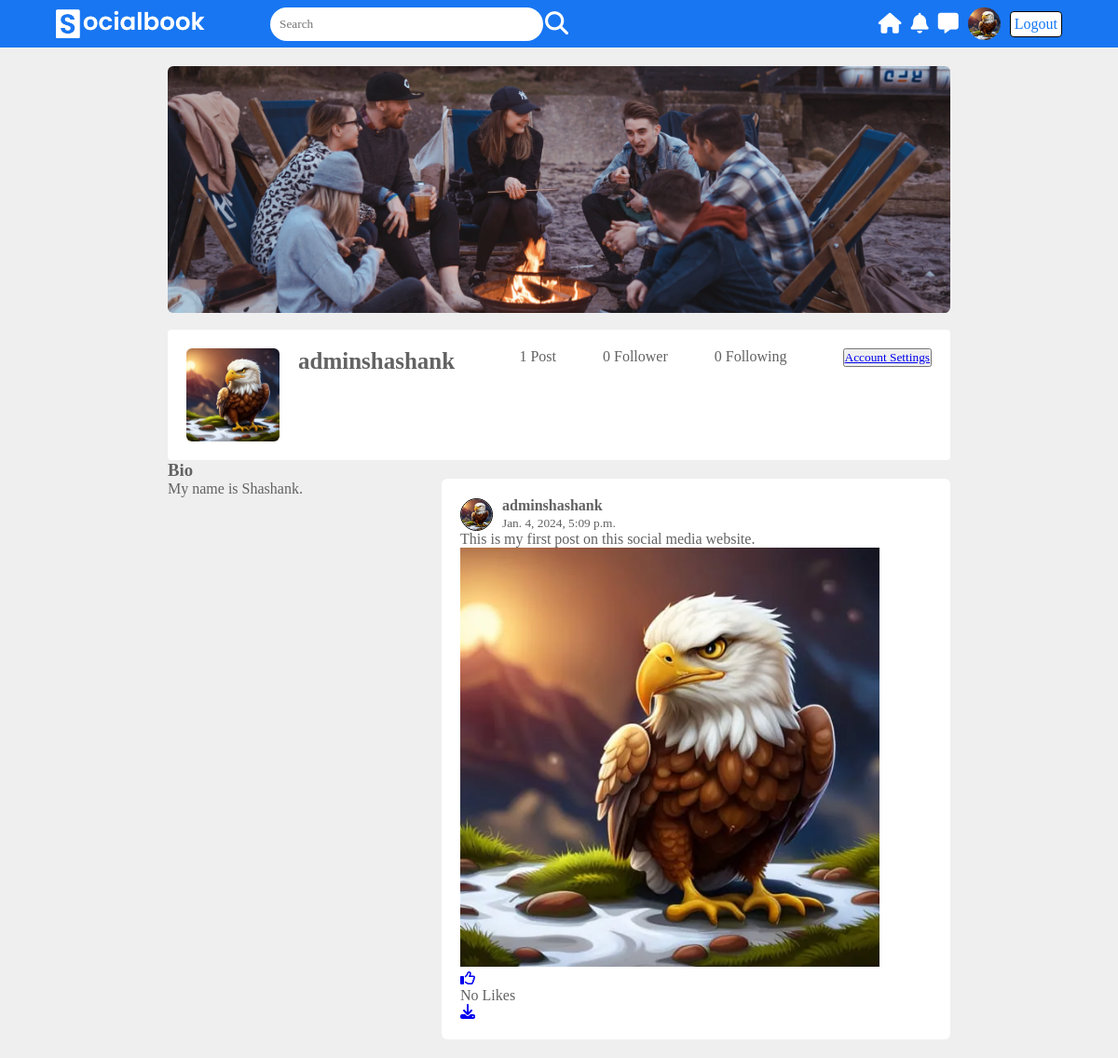
The page /profile/adminshashank (signed in) on the database its author committed.
### core/models.py (models this page shows, shortened)
class Profile(models.Model):
    user=models.ForeignKey(User,on_delete=models.CASCADE)
    id_user=models.IntegerField()
    bio=models.TextField(blank=True)
    profileimg=models.ImageField(upload_to='Page_images/profile-pics',default="static/images/blank-profile-picture.jpeg")
    location=models.CharField(max_length=100,blank=True)

class Post(models.Model):
    id=models.UUIDField(primary_key=True, default=uuid.uuid4)
    user=models.CharField(max_length=100)
    image=models.ImageField(upload_to='Page_images/post-images')
    icon=models.ImageField(null=True,default="static/images/blank-profile-picture.jpeg")
    caption=models.TextField(blank=True)
    created_at=models.DateTimeField(default=datetime.now)
    no_of_likes=models.IntegerField(default=0)

### core/views.py (the view)
# urls.py: path('profile/<str:pk>',views.profile,name='profile'),
@login_required(login_url='sign-in')
def profile(request,pk):
    Cuser_profile=Profile.objects.get(user=request.user)
    user_object=User.objects.get(username=pk)
    user_profile=Profile.objects.get(user=user_object)
    user_post=Post.objects.filter(user=pk)
    user_post_length=len(user_post)
    follower=request.user.username
    user=pk
    if FollowersCount.objects.filter(follower=follower,user=user).first():
        button_text='Unfollow'
    else:
        button_text='Follow'
    user_followers=len(FollowersCount.objects.filter(user=pk))
    user_followings=len(FollowersCount.objects.filter(follower=pk))
    context={
        'user_object':user_object,
        'user_profile':user_profile,
        'user_post':user_post,
        'user_post_length':user_post_length,
        'Cuser_profile':Cuser_profile,
        'button_text':button_text,
        'user_followers':user_followers,
        'user_followings':user_followings,
    }
    return render(request,'profile.html',context)

### templates/profile.html (shortened to what this page needs)
<!DOCTYPE html>
{% load static %}
<html>
    <head>
        <link rel="stylesheet" href="{% static 'CSS/base.css' %}">
        <link rel="stylesheet" href="{% static 'CSS/profile.css' %}">
    </head>
    <body>
        <nav>
            <div class="nav-left">
                <img src="{% static 'images/logo.png' %}" class="logo">
                <form action="/search" method="POST">
                    <div class="search-box">
                    <input type="text" name="username" placeholder="Search">
                    <button type="submit"><i class="fa-solid fa-magnifying-glass"></i></button>
                    </div>
                </form>
            </div>
            <div class="nav-right">
                <a href="/"><i class="fa-sharp fa-solid fa-house"></i></a>
                <a href="#"><i class="fa-solid fa-bell"></i></a>
                <a href="#"><i class="fa-solid fa-message"></i></a>
                <img id="nav-img" width="35" height="35" src="{{Cuser_profile.profileimg.url}}">
                <a id="logout" href="/logout">Logout</a>
            </div>
        </nav>
        <div class="profile-container">
            <img src="{% static 'images/cover.png' %}" class="cover-img">
            <div class="profile-details">
                <div class="pd-left">
                    <div class="pd-row">
                        <img src="{{user_profile.profileimg.url}}" class="pd-image">
                        <div>
                            <h3>{{user_object.username}}</h3>
                        </div>
                    </div>
                </div>
                <div class="pd-right">
                    <div class="pff">
                        <div class="post">
                            {% if user_post_length == 0 %}
                                <p>No Post</p>
                                {% elif user_post_length == 1 %}
                                <p>1 Post</p>
                                {% else %}
                                <p>{{user_post_length}} Posts</p>
                                {% endif %}
                        </div>
                        <div class="followers">
                            {% if user_followers == 1 or user_followers == 0 %}
                            <p>{{user_followers}} Follower</p>
                            {% else %}
                            <p>{{user_followers}} Followers</p>
                            {% endif %}
                        </div>
                        <div class="followings">
                            {% if user_followings == 1 or user_followings == 0 %}
                            <p>{{user_followings}} Following</p>
                            {% else %}
                            <p>{{user_followings}} Followings</p>
                            {% endif %}
                        </div>
                        <form action="/follow" method="POST">
                            {% if user_object.username == user.username %}
                            <button><a href="/settings">Account Settings</a></button>
                            {% else %}
                            <button type="submit">{{button_text}}</button>
                            {% endif %}
                        </form>
                    </div>
                </div>
            </div>
            <div class="profile.info" style="display:flex;align-self: flex-start;justify-content: space-between;">
                <div class="info-col" style="flex-basis: 33%;">
                    <div class="profile-intro">
                        <h3>Bio</h3>
                        <p>{{user_profile.bio}}</p>
                    </div>
                </div>
                <div class="post-col" style="flex-basis: 65%;">
                    {% for post in user_post reversed %}
                    <div id={{post.id}} class="display-post-card">
                        <div class="user-profile">
                            <img width="35" height="35" src="{{user_profile.profileimg.url}}">
                            <div>
                                <strong>{{user_object.username}}</strong><br/>
                                <small>{{post.created_at}}</small>
                            </div>
                        </div>
                        <div class="caption">
                            <p>{{post.caption}}</p>
                        </div>
                        <img width="450" src="{{post.image.url}}">
                        <div class="like-box">
                            <a href="/like-post?post_id={{post.id}}&page={{user_object.username}}"><i class="fa-regular fa-thumbs-up"></i></a>
                            {% if post.no_of_likes == 0 %}
                            <p>No Likes</p>
                            {% elif post.no_of_likes == 1 %}
                            <p>Liked  by 1 person</p>
                            {% else %}
                            <p>Liked by {{post.no_of_likes}}persons</p>
                            {% endif %}
                        </div>
                        <a href="{{post.image.url}}" download><i class="fa-solid fa-download"></i></a>
                    </div>
                    {% endfor %}
                </div>
            </div>
        </div>
    </body>
</html>

### static/CSS/base.css (style rules this page uses)
* { margin: 0; padding: 0; font-family: 'poppins', 'sans-scrif'; box-sizing: border-box; }
body { background-color: #efefef; }
nav { display:flex; align-items: center; justify-content:space-between; background:#1876f2; padding: 5px 5%; position: sticky; top:0; z-index:100; }
.logo { width:160px; margin-right:45px; }

### static/CSS/profile.css (style rules this page uses)
.nav-left, .nav-right { display:flex; gap:10px; align-items: center; }
.search-box { display:flex; gap:2px; align-items: center; width:350px; border-radius: 20px; padding: 0 15px; }
.search-box input { background: white; border-radius: 20px; border: 0; width:100%; padding: 10px; outline: none; }
.search-box button { border:none; background: #1876f2; }
.search-box i { color:white; background-color: #1876f2; border:0; font-size: 25px; }
#nav-img { border-radius: 50%; }
.nav-right i { color:white; font-size: 22px; }
#logout { text-decoration: none; border: 1px solid black; background: white; color: #1376f7; padding: 4px; border-radius: 4px; }
.profile-container { padding:20px 15%; color:#626262; }
.cover-img { width: 100%; border-radius: 6px; margin-bottom: 14px; }
.profile-details { background: white; padding:20px; border-radius: 4px; display:flex; align-items: flex-start; justify-content: space-between; }
.pd-row { display:flex; align-items: flex-start; }
.pd-image { width:100px; margin-right: 20px; border-radius: 6px; }
.pd-row div h3 { font-size: 25px; font-weight: 600; }
.pd-right button { margin-left: 10px; }
.user-profile { display:flex; align-items: center; gap:10px; }
.user-profile img { border:1px solid black; border-radius: 50%; }
.display-post-card { background-color: white; padding:20px; border-radius: 6px; margin-top: 20px; }
.info-col { flex-basis: 33%; }
.post-col { flex-basis: 65%; }
.pff { display:flex; gap: 50px; margin-bottom: 0px; }

### rows shown on the page
Profile: profileimg (picture), bio "My name is Shashank."
Post: profileimg (picture), created_at "Jan. 4, 2024, 5:09 p.m.", caption "This is my first post on this social media website.", image (picture), no_of_likes "No Likes"

### other values the page prints
{{ user_object.username }} "adminshashank"
{{ user_followers }} "0"
{{ user_followings }} "0"
